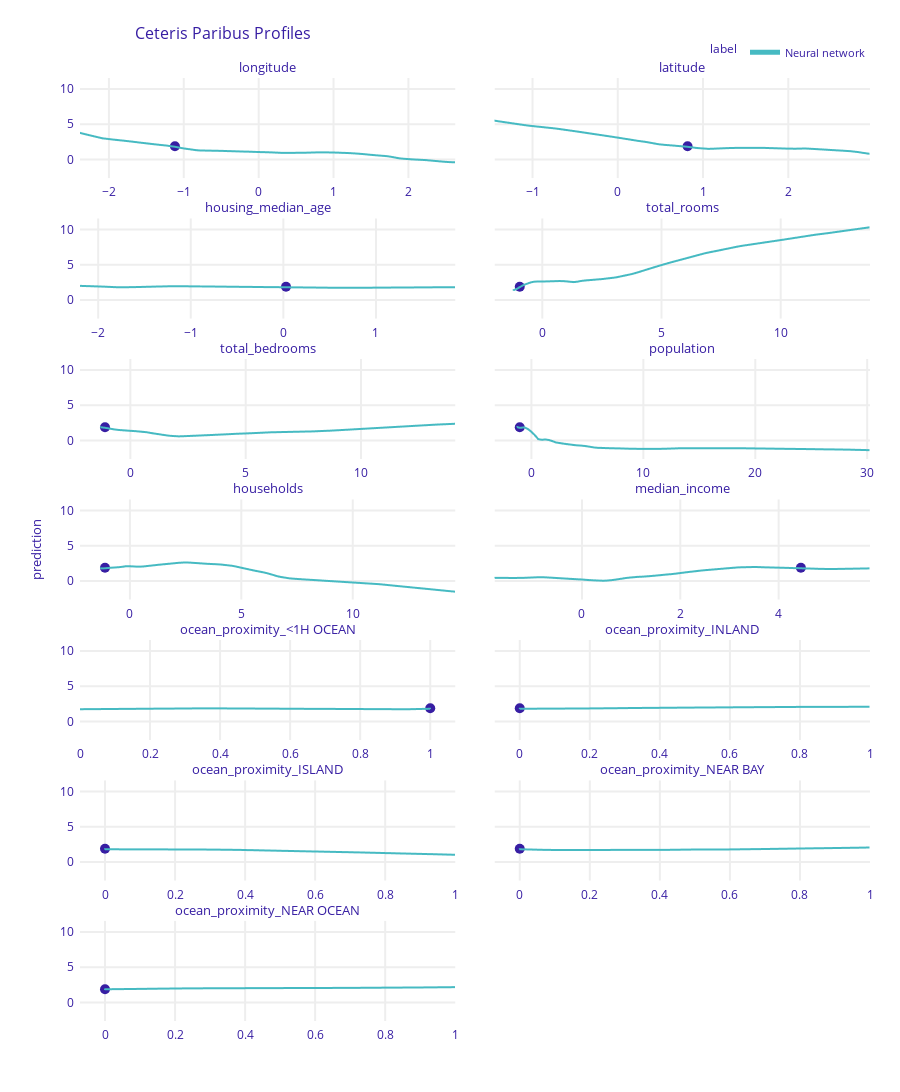

The cell this chart's notebook holds for it:
### Code cell
cp_nn = nn_exp.predict_profile(X_test.iloc[[211]])
cp_nn.plot()
